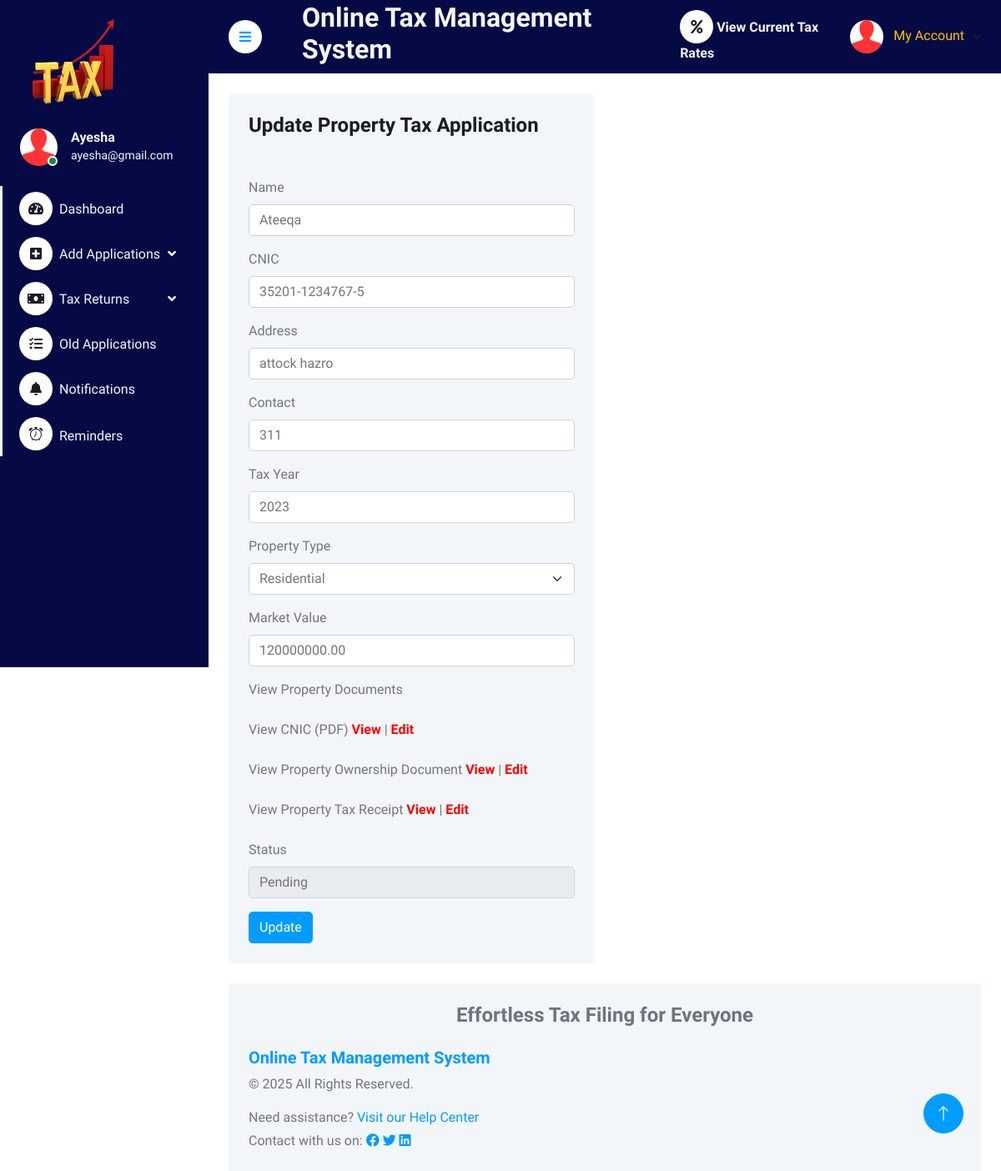
Screenshot of /user/editpropertytax.php?editid=28 (signed in) with the database file from the repository.
### tables this page shows
CREATE TABLE `tbluser` (
  `ID` int(5) NOT NULL,
  `FullName` varchar(250) DEFAULT NULL,
  `MobileNumber` bigint(10) DEFAULT NULL,
  `Email` varchar(250) DEFAULT NULL,
  `Password` varchar(250) DEFAULT NULL,
  `RegDate` timestamp NULL DEFAULT current_timestamp()
);

CREATE TABLE `tblpropertytax` (
  `id` int(11) NOT NULL,
  `UserID` varchar(255) NOT NULL,
  `cnic` varchar(20) NOT NULL,
  `name` varchar(255) NOT NULL,
  `property_type` varchar(100) NOT NULL,
  `market_value` decimal(65,2) DEFAULT NULL,
  `tax_amount` decimal(20,2) DEFAULT NULL,
  `tax_year` year(4) DEFAULT NULL,
  `address` text NOT NULL,
  `contact` varchar(15) NOT NULL,
  `status` varchar(50) NOT NULL,
  `File1` varchar(255) NOT NULL,
  `File2` varchar(255) NOT NULL,
  `File3` varchar(255) NOT NULL,
  `created_at` timestamp NOT NULL DEFAULT current_timestamp()
);

### user/editpropertytax.php (the view, shortened to what this page needs)
<?php
include('includes/dbconnection.php');
?>
<!DOCTYPE html>
<html lang="en">
<head>
    <link href="https://cdnjs.cloudflare.com/ajax/libs/font-awesome/5.10.0/css/all.min.css" rel="stylesheet">
    <link href="https://cdn.jsdelivr.net/npm/bootstrap-icons@1.4.1/font/bootstrap-icons.css" rel="stylesheet">
    <link href="css/bootstrap.min.css" rel="stylesheet">
    <link href="css/style.css" rel="stylesheet">
</head>
<body>
    <div class="container-fluid position-relative bg-white d-flex p-0">
        <?php include_once('includes/sidebar.php');?>
        <div class="content">
            <?php include_once('includes/header.php');?>
            <div class="container-fluid pt-4 px-4">
                <div class="row g-4">
                    <div class="col-sm-12 col-xl-6">
                        <div class="bg-light rounded h-100 p-4">
                            <h4 class="mb-4">Update Property Tax  Application</h4>
                            <form method="post">
                                <?php
                                $eid = $_GET['editid'];
                                $sql = "SELECT * FROM tblpropertytax WHERE ID = :eid";
                                $query = $dbh->prepare($sql);
                                $query->bindParam(':eid', $eid, PDO::PARAM_STR);
                                $query->execute();
                                $results = $query->fetchAll(PDO::FETCH_OBJ);
                                if ($query->rowCount() > 0) {
                                    foreach ($results as $row) {
                                ?>
                                <br />
                                <div class="mb-3">
                                    <label for="name" class="form-label">Name</label>
                                    <input type="text" class="form-control" name="name" value="<?php echo htmlentities($row->name); ?>" required>
                                </div>
                                <div class="mb-3">
                                    <label for="cnic" class="form-label">CNIC</label>
                                    <input type="text" class="form-control" name="cnic" value="<?php echo htmlentities($row->cnic); ?>" required>
                                </div>
                                <div class="mb-3">
                                    <label for="address" class="form-label">Address</label>
                                    <input type="text" class="form-control" name="address" value="<?php echo htmlentities($row->address); ?>" required>
                                </div>
                                <div class="mb-3">
                                    <label for="contact" class="form-label">Contact</label>
                                    <input type="text" class="form-control" name="contact" value="<?php echo htmlentities($row->contact); ?>" required>
                                </div>
                                <div class="mb-3">
                                    <label for="tax_year" class="form-label">Tax Year</label>
                                    <input type="text" class="form-control" name="tax_year" value="<?php echo htmlentities($row->tax_year); ?>" required>
                                </div>
                               <div class="mb-3">
    <label for="property_type" class="form-label">Property Type</label>
    <select class="form-select" name="property_type" required>
        <option value="Residential" <?php echo ($row->property_type == 'Residential') ? 'selected' : ''; ?>>Residential</option>
    </select>
</div>
                                <div class="mb-3">
                                    <label for="market_value" class="form-label">Market Value</label>
                                    <input type="number" class="form-control" name="market_value" value="<?php echo htmlentities($row->market_value); ?>" required min="0">
                                </div>
                                <div class="mb-3">
                                    <label class="form-label">View Property Documents</label>
                                </div>
                                <div class="mb-3">
                                    <label class="form-label">View CNIC (PDF)</label>
                                    <a href="folder1/<?php echo $row->File1; ?>" target="_blank">
                                        <strong style="color: red">View</strong>
                                    </a> |
                                    <a href="changefile1_p.php?editid=<?php echo $row->ID; ?>">
                                        <strong style="color: red">Edit</strong>
                                    </a>
                                </div>
                                <?php if ($row->File2 == "") { ?>
                                    <div class="mb-3">
                                        <label class="form-label">View Property Ownership Document (PDF)</label>
                                        <strong style="color: red">File is not available</strong>
                                    </div>
                                <?php } else { ?>
                                    <div class="mb-3">
                                        <label class="form-label">View Property Ownership Document</label>
                                        <a href="folder2/<?php echo $row->File2; ?>" target="_blank">
                                            <strong style="color: red">View</strong>
                                        </a> |
                                        <a href="changefile2_p.php?editid=<?php echo $row->ID; ?>">
                                            <strong style="color: red">Edit</strong>
                                        </a>
                                    </div>
                                <?php } ?>
                                <?php if ($row->File3 == "") { ?>
                                    <div class="mb-3">
                                        <label class="form-label">View Property Tax Receipt (PDF)</label>
                                        <strong style="color: red">File is not available</strong>
                                    </div>
                                <?php } else { ?>
                                    <div class="mb-3">
                                        <label class="form-label">View Property Tax Receipt</label>
                                        <a href="folder3/<?php echo $row->File3; ?>" target="_blank">
                                            <strong style="color: red">View</strong>
                                        </a> |
                                        <a href="changefile3_p.php?editid=<?php echo $row->ID; ?>">
                                            <strong style="color: red">Edit</strong>
                                        </a>
                                    </div>
                                <?php } ?>
                                <div class="mb-3">
                                    <label for="status" class="form-label">Status</label>
                                    <input type="text" class="form-control" name="status" value="<?php echo htmlentities($row->status); ?>" required readonly>
                                </div>
                                <button type="submit" name="submit" class="btn btn-primary">Update</button>
                                <?php }} ?>
                            </form>
                        </div>
                    </div>
                </div>
             </div>
            <?php include_once('includes/footer.php');?>
        </div>
        <?php include_once('includes/back-totop.php');?>
         </div>
</body>
</html>

### user/includes/sidebar.php (shortened to what this page needs)
<div class="sidebar pe-4 pb-3" style="background-color: #050A44;">
    <nav class="navbar bg-transparent navbar-light">
        <a href="dashboard.php" class="navbar-brand mx-4 mb-3">
            <img src="../assets/img/logo1.png" alt="Logo" style="height: 120px; width: 130px;">
        </a>
        <div class="d-flex align-items-center ms-4 mb-4">
            <div class="position-relative">
                <img class="rounded-circle" src="img/user.jpg" alt="User" style="width: 45px; height: 45px;">
                <div class="bg-success rounded-circle border border-2 border-white position-absolute end-0 bottom-0 p-1"></div>
            </div>
            <div class="ms-3 text-light">
                <?php
                $uid=$_SESSION['ocasuid'];
                $sql="SELECT * FROM tbluser WHERE ID=:uid";
                $query = $dbh->prepare($sql);
                $query->bindParam(':uid', $uid, PDO::PARAM_STR);
                $query->execute();
                $results=$query->fetchAll(PDO::FETCH_OBJ);
                if ($query->rowCount() > 0) {
                    foreach ($results as $row) {
                ?>
                <h6 class="mb-0 text-light"><?php echo $row->FullName; ?></h6>
                <small><?php echo $row->Email; ?></small>
                <?php }} ?>
            </div>
        </div>
        <div class="navbar-nav w-100 text-light">
            <a href="dashboard.php" class="nav-item nav-link text-light"><i class="fa fa-tachometer-alt me-2 text-dark"></i>Dashboard</a>
            <div class="nav-item dropdown">
                <a href="#" class="nav-link dropdown-toggle text-light" data-bs-toggle="dropdown"><i class="fas fa-plus-square me-2 text-dark"></i>Add Applications</a>
            </div>
            <div class="nav-item dropdown">
                <a href="#" class="nav-link dropdown-toggle text-light" data-bs-toggle="dropdown"><i class="fa fa-money-bill me-2 text-dark"></i>Tax Returns</a>
            </div>
            <div class="nav-item dropdown">
                <a href="manageincometax.php" class="nav-link text-light"><i class="fas fa-tasks me-2 text-dark"></i>Old Applications</a>
            </div>
            <div class="nav-item">
                <a href="viewnotifications.php" class="nav-item nav-link text-light"><i class="fas fa-bell me-2 text-dark"></i>Notifications</a>
            </div>
            <div class="nav-item">
                <a href="view_Alerts.php" class="nav-item nav-link text-light"><i class="bi bi-alarm me-2 text-dark"></i>Reminders</a>
            </div>
        </div>
    </nav>
</div>

### user/includes/header.php (shortened to what this page needs)
<nav class="navbar navbar-expand sticky-top px-4 py-0" style="background-color: #050A44">
    <a href="#" class="sidebar-toggler flex-shrink-0 me-4">
        <i class="fa fa-bars"></i>
    </a>
    <h2 class="text-light ms-4">Online Tax Management System</h2>
    <div class="navbar-nav align-items-center ms-auto">
        <div class="nav-item">
            <a href="view_rates.php" class="nav-link fw-bold text-light"><i class="fas fa-percent text-dark"></i>
            View Current Tax Rates
            </a>
        </div>
        <div class="nav-item dropdown">
            <a href="#" class="nav-link dropdown-toggle" data-bs-toggle="dropdown">
                <img class="rounded-circle me-lg-2" src="img/user.jpg" alt="" style="width: 40px; height: 40px;">
                <?php
                $uid = $_SESSION['ocasuid'];
                $sql = "SELECT * from tbluser where ID=:uid";
                $query = $dbh->prepare($sql);
                $query->bindParam(':uid', $uid, PDO::PARAM_STR);
                $query->execute();
                $results = $query->fetchAll(PDO::FETCH_OBJ);
                $cnt = 1;
                if ($query->rowCount() > 0) {
                    foreach ($results as $row) {
                ?>
                <span class="d-none d-lg-inline-flex text-warning">My Account</span>
                <?php $cnt = $cnt + 1; }} ?>
            </a>
        </div>
    </div>
</nav>

### user/css/style.css (style rules this page uses)
:root { --primary: #009CFF; --light: #F3F6F9; --dark: #191C24; }
.btn { transition: .5s; }
.btn.btn-primary { color: #FFFFFF; }
.sidebar { position: fixed; top: 0; left: 0; bottom: 0; width: 250px; height: 100vh; overflow-y: auto; background: var(--light); transition: 0.5s; z-index: 999; }
.content { margin-left: 250px; min-height: 100vh; background: #FFFFFF; transition: 0.5s; }
@media (min-width: 992px) { .sidebar { margin-left: 0; } }
@media (min-width: 992px) { .content { width: calc(100% - 250px); } }
.sidebar .navbar .navbar-nav .nav-link { padding: 7px 20px; color: var(--dark); font-weight: 500; border-left: 3px solid var(--light); border-radius: 0 30px 30px 0; outline: none; }
.sidebar .navbar .navbar-nav .nav-link i { width: 40px; height: 40px; display: inline-flex; align-items: center; justify-content: center; background: #FFFFFF; border-radius: 40px; }
.sidebar .navbar .dropdown-toggle::after { position: absolute; top: 15px; right: 15px; border: none; content: "\f107"; font-family: "Font Awesome 5 Free"; font-weight: 900; transition: .5s; }
.content .navbar .navbar-nav .nav-link { margin-left: 25px; padding: 12px 0; color: var(--dark); outline: none; }
.content .navbar .sidebar-toggler, .content .navbar .navbar-nav .nav-link i { width: 40px; height: 40px; display: inline-flex; align-items: center; justify-content: center; background: #FFFFFF; border-radius: 40px; }
.content .navbar .dropdown-toggle::after { margin-left: 6px; vertical-align: middle; border: none; content: "\f107"; font-family: "Font Awesome 5 Free"; font-weight: 900; transition: .5s; }

### user/includes/sidebar.php (style rules this page uses)
.sidebar { min-height: 100vh; }

### rows the page displays
tbluser: FullName "Ayesha", Email "ayesha@gmail.com"
tblpropertytax: name "Ateeqa", cnic "35201-1234767-5", address "attock hazro", contact "311", tax_year "2023", property_type "Residential", market_value "120000000.00", status "Pending"
